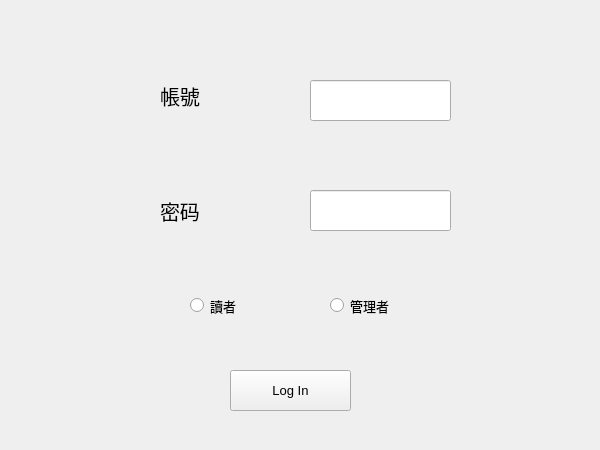
<?xml version="1.0" encoding="UTF-8"?>
<ui version="4.0">
 <class>Widget</class>
 <widget class="QWidget" name="Widget">
  <property name="geometry">
   <rect>
    <x>0</x>
    <y>0</y>
    <width>600</width>
    <height>450</height>
   </rect>
  </property>
  <property name="windowTitle">
   <string>Widget</string>
  </property>
  <widget class="QLabel" name="label">
   <property name="geometry">
    <rect>
     <x>160</x>
     <y>70</y>
     <width>121</width>
     <height>51</height>
    </rect>
   </property>
   <property name="font">
    <font>
     <pointsize>15</pointsize>
    </font>
   </property>
   <property name="text">
    <string>帳號</string>
   </property>
  </widget>
  <widget class="QLabel" name="label_2">
   <property name="geometry">
    <rect>
     <x>160</x>
     <y>170</y>
     <width>121</width>
     <height>81</height>
    </rect>
   </property>
   <property name="font">
    <font>
     <pointsize>15</pointsize>
    </font>
   </property>
   <property name="text">
    <string>密码</string>
   </property>
  </widget>
  <widget class="QLineEdit" name="lineEdit">
   <property name="geometry">
    <rect>
     <x>310</x>
     <y>80</y>
     <width>141</width>
     <height>41</height>
    </rect>
   </property>
  </widget>
  <widget class="QLineEdit" name="lineEdit_2">
   <property name="geometry">
    <rect>
     <x>310</x>
     <y>190</y>
     <width>141</width>
     <height>41</height>
    </rect>
   </property>
  </widget>
  <widget class="QRadioButton" name="radioButton">
   <property name="geometry">
    <rect>
     <x>190</x>
     <y>280</y>
     <width>121</width>
     <height>51</height>
    </rect>
   </property>
   <property name="font">
    <font>
     <pointsize>10</pointsize>
    </font>
   </property>
   <property name="text">
    <string>讀者</string>
   </property>
  </widget>
  <widget class="QRadioButton" name="radioButton_2">
   <property name="geometry">
    <rect>
     <x>330</x>
     <y>280</y>
     <width>161</width>
     <height>51</height>
    </rect>
   </property>
   <property name="font">
    <font>
     <pointsize>10</pointsize>
    </font>
   </property>
   <property name="text">
    <string>管理者</string>
   </property>
  </widget>
  <widget class="QPushButton" name="pushButton">
   <property name="geometry">
    <rect>
     <x>230</x>
     <y>370</y>
     <width>121</width>
     <height>41</height>
    </rect>
   </property>
   <property name="font">
    <font>
     <pointsize>10</pointsize>
    </font>
   </property>
   <property name="text">
    <string>Log In</string>
   </property>
  </widget>
 </widget>
 <layoutdefault spacing="6" margin="11"/>
 <resources/>
 <connections/>
</ui>
